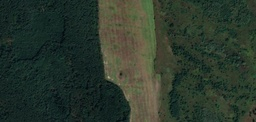
#> input picture test/intel.jpg, 256 x 122 px, shrunk from 1050 x 500 before the run; the run also reads 4 pictures not shown here
$ python main_file.py
#> lines starting #> are read from the running program, lines starting #| are printed output that depends on the picture
import numpy as np # library used for work with arrays
import cv2 # бібліотека для роботи з комп'ютерним зором
from matplotlib import pyplot as plt # library used for creating and displaying images

source_dir = "test/" # image directories
image_filenames = ['1.bmp', '2.bmp', '3.bmp', '4.bmp'] # images which represent recognition classes
big_image = "test/intel.jpg" # big image
output_path = "classified_image.jpg" # Зберегти результуюче зображення
class_names = ['A', 'B', 'C', 'D'] # class names
# Кольори для позначення кожного класу
# Червоний, Зелений, Блакитний, Пурпуровий, Білий
class_colors = [(255, 0, 0), (0, 255, 0), (0, 255, 255), (255, 0, 255), (255, 255, 255)]
class_block_size = 50 # розмір області класифікації
ro = 0.5 # Initialize boundary value ro, which is equal to 0.5
kulbak_lambda = 2 # значення lambda

# Функція отримання контрольних допусків
def find_control_tolerance_vector(pixel_values):
    return [np.mean([row[i] for row in pixel_values]) for i in range(len(pixel_values[0]))]

# Функція отримання бінарної матриці на основі СКД
def create_binary_matrix(pixel_values, control_tolerance_vector, delta):
    return [
        [
            1 if control_tolerance_vector[i] - delta <= val <= control_tolerance_vector[i] + delta
            else 0
            for i, val in enumerate(row)
        ]
        for row in pixel_values
    ]

# Функція отримання еталонного вектору
def create_etalon_vector(binary_matrix):
    return np.array(binary_matrix).mean(axis=1) > ro

# Функція обчислення відстані між двома векторами
def calculate_vector_distance(vector_1, vector_2):
    return np.sum(np.logical_xor(vector_1, vector_2))

# Функція пошуку пар сусідніх класів для кожного класу
def find_neighbors(etalon_vectors, classes):
    # Знаходимо пари сусідніх класів для кожного класу
    neighbor_pairs = [[len(etalon_vectors[0]) + 1, len(etalon_vectors[0]) + 1] for _ in etalon_vectors]
    for i, vector_1 in enumerate(etalon_vectors):
        for j, vector_2 in enumerate(etalon_vectors):
            if i != j: # якщо класи відрізняються
                # шукаємо відстань між 2 класами
                distance = calculate_vector_distance(vector_1, vector_2)
                # якщо дистанція є меншою за існуючий результат
                if distance < neighbor_pairs[i][1]:
                    # змінюємо результат на новий
                    neighbor_pairs[i] = [j, distance]
    # виводимо фінальний результат знаходження класів-сусідів
    print("Base class | Neighbor class | Distance")
    for i, (j, distance) in enumerate(neighbor_pairs):
        print(f"{class_names[classes[i]]} \t   | {class_names[classes[j]]} \t\t    | {distance}")
    return neighbor_pairs

# Функція розрахунку критерію Кульбака
def calculate_kulbak(alpha, beta, d1, d2):
    return (0.5 * np.log2((d1 + d2 + 10 ** (-kulbak_lambda)) / (alpha + beta + 10 ** (-kulbak_lambda)))) * ((d1 + d2) - (alpha + beta))

# Функція обчислення значення критерію для кожного класу і радіуса
def compute_criteria(etalon_vectors, binary_matrices, neighbor_pairs):
    # Ініціалізуємо масив отриманих критеріїв
    criteria_results = [[] for _ in etalon_vectors]

    for class_number in range(len(etalon_vectors)):
        for radius in range(101):
            # Кодова відстань для базового класу
            sk = [calculate_vector_distance(etalon_vectors[class_number], binary_row)
                for binary_row in binary_matrices[class_number]]
            # Кодова відстань для класу-сусіда
            sk_para = [calculate_vector_distance(etalon_vectors[class_number], binary_row)
                for binary_row in binary_matrices[neighbor_pairs[class_number][0]]]
            # Перша достовірність
            d1 = np.mean([1 if distance <= radius else 0 for distance in sk])
            # Помилка другого роду
            beta = np.mean([1 if distance <= radius else 0 for distance in sk_para])
            # Помилка першого роду
            alpha = 1 - d1
            # Друга достовірність
            d2 = 1 - beta
            # пошук значення критерію Кульбака
            criteria_value = calculate_kulbak(alpha, beta, d1, d2) / calculate_kulbak(0, 0, 1, 1)
            # Перевірка, чи лежить отримане значення в межах робочої області
            is_within_working_area = d1 >= 0.5 > beta
            criteria_results[class_number].append((criteria_value, is_within_working_area, d1, beta))

    return criteria_results

# Функція пошуку оптимальної дельти для СКД
def find_delta(pixel_values, classes):
    # установлюємо початкове значення для delta
    optimal_delta = 0
    # установлюємо початкове значення для критерію
    best_criteria_value = 0
    # Масиви, які будуть використані для побудови графіка
    deltas = []
    criteria_values = []
    criteria_values_work_area = []

    print("Calculation of the optimal delta")

    # Перевіряємо дельту в діапазоні від 1 до 116
    for delta in range(1, 117):
        deltas.append(delta)
        print("For delta " + str(delta))
        # ініціалізуємо масив для бінарних матриць
        binary_matrices = []
        # ініціалізуємо масив для еталонних векторів
        etalon_vectors = []
        # шукаємо значення для масиву контрольних допусків
        control_tolerance_vector = find_control_tolerance_vector(pixel_values[0])

        # Створюємо бінарні матриці для кожного класу та їх еталонні вектори
        for values in pixel_values:
            binary_matrix = create_binary_matrix(values, control_tolerance_vector, delta)
            binary_matrices.append(binary_matrix)

        # ініціалізуємо масив для еталонних векторів
        etalon_vectors = create_etalon_vector(binary_matrices)

        # Пошук класів сусідів
        neighbor_pairs = find_neighbors(etalon_vectors, classes)
        # Пошук інформаційного критерію
        criteria_results = compute_criteria(etalon_vectors, binary_matrices, neighbor_pairs)

        # Перевіряємо наявність робочих областей
        working_area_values = [max([pair[0] for pair in result if pair[1]], default=0)
                               for result in criteria_results]

        # Обчислюємо середнє значення критерію та оновлюємо оптимальну дельту
        current_value = np.mean(working_area_values)
        if current_value > best_criteria_value:
            optimal_delta = delta
            best_criteria_value = current_value

        criteria_values.append(np.mean([max([pair[0] for pair in result], default=0)
                              for result in criteria_results]));
        criteria_values_work_area.append(current_value if current_value > 0 else -1);

        print("Delta | criteria value | criteria value in working area")
        print(delta, " | ", np.mean([max([pair[0] for pair in result], default=0)
                              for result in criteria_results]), " | ",
              current_value if current_value > 0 else -1)

    # Побудова графіка
    # Фільтрація значень
    filtered_criteria_values = [cv if cv >= 0 and not np.isinf(cv) else np.nan for cv in criteria_values]
    filtered_criteria_values_work_area = [cva if cva >= 0 and not np.isinf(cva) else np.nan for cva in criteria_values_work_area]

    # Створення маски для збігання значень
    overlap_exact = [
        cv if cv == cva and not (np.isnan(cv) or np.isnan(cva)) else np.nan
        for cv, cva in zip(filtered_criteria_values, filtered_criteria_values_work_area)
    ]

    plt.figure(figsize=(10, 6))

    # Заповнення області для Criteria Values
    plt.fill_between(deltas, 0, filtered_criteria_values,
                     where=[not np.isnan(cv) for cv in filtered_criteria_values],
                     color='blue', alpha=0.3, label='Kulbak Criteria Values Area')

    # Заповнення області для Criteria Values (Working Area)
    plt.fill_between(deltas, 0, filtered_criteria_values_work_area,
                     where=[not np.isnan(cva) for cva in filtered_criteria_values_work_area],
                     color='green', alpha=0.3, label='Working Area')

    # Виділення області точного збігання значень
    plt.fill_between(deltas, 0, overlap_exact,
                     where=[not np.isnan(oe) for oe in overlap_exact],
                     color='red', alpha=0.5, label='Exact Match Area')

    # Лінія для оптимальної delta
    plt.axvline(x=optimal_delta, color='red', linestyle='--', label=f'Optimal Delta = {optimal_delta}')

    plt.xlabel("Delta")
    plt.ylabel("Kulbak Criteria Value")
    plt.title("Dependency of Kulbak Criteria Values on Delta (with Exact Match Area)")
    plt.legend()
    plt.grid(True)
    plt.show()

    print("Optimal delta: ", optimal_delta)
    return optimal_delta

def find_class_optimal_radius(etalon_vectors, binary_matrices, classes):
    # Пошук класів сусідів
    neighbor_pairs = find_neighbors(etalon_vectors, classes)
    # Пошук інформаційного критерію
    criteria_results = compute_criteria(etalon_vectors, binary_matrices, neighbor_pairs)

    # Масив для збереження оптимальних радіусів для кожного класу
    class_radius = []
    print("Calculation of radius for classes")
    for i, result in enumerate(criteria_results):
        # Масиви для використання в графіку залежності критерію Кульбака від радіусу
        # Для кожного класу
        is_working_area_set = []
        radiuses = []
        criteria_result_set = []

        print("Class ", class_names[classes[i]])
        print("Is working area | radius | criteria value | d1 | beta")

        best_radius = -1
        best_value = -1
        # Проходимо по всім радіусам та знаходимо оптимальний
        for j, pair in enumerate(result):
            is_working_area_set.append(pair[1])
            radiuses.append(j)
            criteria_result_set.append(pair[0])
            print(pair[1], j, pair[0], pair[2], pair[3])
            if pair[1] and pair[0] > best_value:
                best_value = pair[0]
                best_radius = j
        if best_radius == -1:
            best_radius = 1  # Якщо не знайдено, використовуємо мінімальний радіус

        # Основна область критерію
        plt.fill_between(radiuses, criteria_result_set, color="skyblue", alpha=0.4, label="Kulbak Criteria Value")
        plt.plot(radiuses, criteria_result_set, color="blue", label="Kulbak Criteria Value (line)")

        # Область робочої зони
        working_radiuses = np.array(radiuses)[is_working_area_set]
        working_criteria = np.array(criteria_result_set)[is_working_area_set]
        plt.fill_between(working_radiuses, working_criteria, color="green", alpha=0.3, label="Working Area")

        # Відображаємо оптимальний радіус на графіку
        plt.axvline(x=best_radius, color="red", linestyle="--", label=f"Optimal Radius = {best_radius}")

        plt.title(f"Dependency of Kulbak Criteria Values on Radius for Class {class_names[classes[i]]}")
        plt.xlabel("Radius")
        plt.ylabel("Kulbak Criteria Value")
        plt.legend()
        plt.grid()
        plt.show()

        class_radius.append(best_radius)

    return class_radius

def examine_region(etalon_vector, radius, binary_matrix):
    # Порівняння області з еталонним вектором
    if radius == 0:
        return 0  # Уникаємо ділення на нуль
    result = np.mean([1 - (calculate_vector_distance(etalon_vector, binary_row) / radius)
                     for binary_row in binary_matrix])
    return result

# Функція екзамену зображення
def exam_algorithm(image, colors, block_size, delta1, delta2, control_tolerance_vector1,
                   control_tolerance_vector2, etalon_vectors1, etalon_vectors2, radius1, radius2,
                   classes1, classes2):
    image_height, image_width, _ = image.shape

    # Створення копії для відображення результатів класифікації
    image = cv2.cvtColor(image, cv2.COLOR_BGR2RGB)
    output_image = image.copy()
    output_image = cv2.cvtColor(output_image, cv2.COLOR_BGR2RGB)

    # Встановлення параметрів шрифту
    font = cv2.FONT_HERSHEY_SIMPLEX
    font_scale = 0.7
    font_thickness = 2

    recognized_blocks = [0,0,0,0,0]
    # Проходимо по кожній області (квадрат) в зображенні
    for i in range(0, image_width, block_size):
        for j in range(0, image_height, block_size):
            try:
                # Вирізаємо область та класифікуємо її
                crop = image[j:j + block_size, i:i + block_size]
                crop = cv2.cvtColor(crop, cv2.COLOR_BGR2RGB)
                crop_values = crop.reshape(*crop.shape[:-2], -1)
                crop_binary_matrix1 = create_binary_matrix(crop_values, control_tolerance_vector1, delta1)
                crop_binary_matrix2 = create_binary_matrix(crop_values, control_tolerance_vector2, delta2)

                class_index = -1
                highest_value = 0

                print("Class name | Belonging Function Value")
                # Проводимо порівняння області з еталонами кожного класу
                for k, etalon_vector in enumerate(etalon_vectors1):
                    result = examine_region(etalon_vector, radius1[k], crop_binary_matrix1)
                    print(f"{class_names[classes1[k]]} \t   | {result}")
                    if result > highest_value:
                        class_index = classes1[k]
                        highest_value = result

                for k, etalon_vector in enumerate(etalon_vectors2):
                    result = examine_region(etalon_vector, radius2[k], crop_binary_matrix2)
                    print(f"{class_names[classes2[k]]} \t   | {result}")
                    if result > highest_value:
                        class_index = classes2[k]
                        highest_value = result

                # Додаємо текст
                text_position = (i + 3, j + 20)
                # Якщо область класифікована, позначаємо її номером класу та кольором
                if class_index != -1:
                    recognized_blocks[class_index] += 1
                    # У текст додаємо
                    cv2.putText(output_image, class_names[class_index], text_position, font, font_scale,
                                colors[class_index], font_thickness)

                    # Малюємо прямокутник навколо області
                    top_left = (i + 1, j + 1)
                    bottom_right = (i + block_size - 1, j + block_size - 1)
                    cv2.rectangle(output_image, top_left, bottom_right, colors[class_index], 3)
                else:
                    recognized_blocks[4] += 1
                    cv2.putText(output_image, "N/I", text_position, font, font_scale,
                                colors[4], font_thickness)

                    # Малюємо прямокутник навколо області
                    top_left = (i + 1, j + 1)
                    bottom_right = (i + block_size - 1, j + block_size - 1)
                    cv2.rectangle(output_image, top_left, bottom_right, colors[4], 3)

            except Exception as e:
                print(e)

    print("Recognized blocks:")
    print("Class A: ", recognized_blocks[0])
    print("Class B: ", recognized_blocks[1])
    print("Class C: ", recognized_blocks[2])
    print("Class D: ", recognized_blocks[3])
    print("Unrecognized: ", recognized_blocks[4])

    output_image = cv2.cvtColor(output_image, cv2.COLOR_BGR2RGB)
    # Збереження результатів класифікації
    cv2.imwrite(output_path, output_image)
    print(f"Success! Classified image saved to {output_path}.")

# Клас для вузла декурсивного бінарного дерева
class TreeNode:
    def __init__(self, matrix=None, left=None, right=None, classes=None):
        """
        :param matrix: Навчальна матриця (еталон вузла)
        :param left: Ліва гілка
        :param right: Права гілка
        :param classes: Індекси класів розпізнавання в цій групі
        """
        self.matrix = matrix
        self.left = left
        self.right = right
        self.classes = classes  # Вузли, що належать цьому рівню

# Основна функція побудови декурсивного дерева
def build_recursive_binary_tree(average_brightness, Y_data, classes):
    """
    Рекурсивна побудова дерева за схемою декурсивного бінарного дерева.
    """
    if len(average_brightness) == 0:
        return None

    if len(average_brightness) == 1:
        # Якщо залишився лише один клас, створюємо листковий вузол
        return TreeNode(matrix=Y_data[0], classes=classes)

    # Розбиваємо варіаційний ряд
    left_group, right_group = split_variational_series(average_brightness, Y_data)

    # Рекурсивно будуємо дочірні вузли
    left_node = build_recursive_binary_tree(left_group[0], left_group[1], classes[:len(left_group[0])])
    right_node = build_recursive_binary_tree(right_group[0], right_group[1], classes[len(left_group[0]):])

    # Сукупна матриця для вузла — це всі матриці, які належать цьому вузлу
    combined_matrix = np.vstack((left_group[1], right_group[1]))

    # Створюємо вузол із дочірніми гілками
    return TreeNode(matrix=combined_matrix, left=left_node, right=right_node, classes=classes)

# Функція для розбиття варіаційного ряду
def split_variational_series(average_brightness, Y_data):
    """
    Поділ варіаційного ряду на дві групи.
    """
    mid_idx = len(average_brightness) // 2
    left_group = (average_brightness[:mid_idx], Y_data[:mid_idx])
    right_group = (average_brightness[mid_idx:], Y_data[mid_idx:])
    return left_group, right_group

# Виведення дерева у вигляді тексту
def print_tree(node, depth=0):
    if node is None:
        return
    print("  " * depth + f"Node: classes={node.classes}, matrix_shape={node.matrix.shape}")
    print_tree(node.left, depth + 1)
    print_tree(node.right, depth + 1)

# opening and displaying the big image
image = cv2.imread(big_image)
#> image is the input picture: shape (122, 256, 3); mean B, G, R 44.4, 56.4, 43.8
image = cv2.cvtColor(image, cv2.COLOR_BGR2RGB)
fig, ax = plt.subplots(1)
ax.imshow(image)

# filling of the array with images
images = np.array([np.asarray(cv2.cvtColor(cv2.imread(source_dir+p), cv2.COLOR_BGR2RGB)) for p in image_filenames])

# Transformation the array of implementations from 2D to 1D
Y = images.reshape(*images.shape[:-2], -1)
# Обчислення середньої яскравості для кожного класу
average_brightness_per_class = Y.mean(axis=(1, 2))
#> average_brightness_per_class = [30.6, 87.85, 59.17, 41.89]

# Сортування за середньою яскравістю
sorted_indices = np.argsort(average_brightness_per_class)  # Індекси у порядку зростання
#> sorted_indices = [0, 3, 2, 1]
Y_sorted = Y[sorted_indices]  # Сортування масиву Y
images_sorted = images[sorted_indices]  # Сортування масиву images
average_brightness_sorted = average_brightness_per_class[sorted_indices]  # Сортування значень яскравості
#> average_brightness_sorted = [30.6, 41.89, 59.17, 87.85]

# Виведення результатів після сортування
print("Результати:")
for i, brightness in enumerate(average_brightness_sorted):
    print(f"Клас {i + 1}: середня яскравість = {brightness:.2f}")
#> this loop made 4 passes
#> brightness on passes 1 to 4: 30.6, 41.89, 59.17, 87.85
#> (printed output is left out)

# Побудова дерева
root = build_recursive_binary_tree(average_brightness_sorted, Y_sorted, np.array([0, 1, 2, 3]))
#> in split_variational_series, `mid_idx = len(average_brightness) // 2`: mid_idx = 2
#> in __init__, `self.classes = classes`: self.classes = [0]

# Виведення дерева
print("Декурсивне бінарне дерево:")
print_tree(root)
#| Node: classes=[0 1 2 3], matrix_shape=(4, 12, 36)
#|   Node: classes=[0 1], matrix_shape=(2, 12, 36)
#|     Node: classes=[0], matrix_shape=(12, 36)
#|     Node: classes=[1], matrix_shape=(12, 36)
#|   Node: classes=[2 3], matrix_shape=(2, 12, 36)
#|     Node: classes=[2], matrix_shape=(12, 36)
#|     Node: classes=[3], matrix_shape=(12, 36)

# creation of plot surface where
# the array of images will be displayed horizontally
fig, axes = plt.subplots(1,4)

for i, ax in enumerate(axes):
    ax.set_title(class_names[i]) # setting title to each image
    ax.imshow(images_sorted[i], origin="lower")  # image displaying using imshow

# Calculation of control bounds
delta1 = find_delta(root.left.matrix, root.left.classes) # Value, which defines the range from the average, for the left node
#> the loop in find_delta, `for delta in range(1, 117):` made 116 passes
#> (neighbor_pairs, working_area_values, current_value, best_criteria_value) on passes 1, 2, 4, 5, 6: ([[1, 0], [0, 0]], [0, 0.27], 0.135, 0.135), ([[1, 5], [0, 5]], [0, 0.523], 0.262, 0.262), ([[1, 15], [0, 15]], [0.199, 0.523], 0.361, 0.361), ([[1, 22], [0, 22]], [0.368, 1], 0.684, 0.684), ([[1, 28], [0, 28]], [0.523, 1], 0.762, 0.762)
#> (printed output is left out)
#> after the loop in find_delta, `for delta in range(1, 117):`: best_criteria_value = 1; criteria_values = 116 values, max 1 at index 6, min 0 at index 39, mean 0.158; criteria_values_work_area = 116 values, max 1 at index 6, min -1 at index 27, mean -0.622; deltas = 116 values from 1 to 116; optimal_delta = 7
#> in find_delta, `filtered_criteria_values = [cv if cv >= 0 and not np.isinf(cv) else np..`: filtered_criteria_values has the same summary as criteria_values
#> in find_delta, `filtered_criteria_values_work_area = [cva if cva >= 0 and not np.isinf..`: filtered_criteria_values_work_area = 116 items, first 6: 0.135, 0.262, 0.262, 0.361, 0.684, 0.762
#> in find_delta, `overlap_exact = [ cv if cv == cva and not (np.isnan(cv) or np.isnan(cv..`: overlap_exact = 116 items, first 6: nan, nan, nan, 0.361, 0.684, 0.762
#> in find_delta, `plt.show()`:
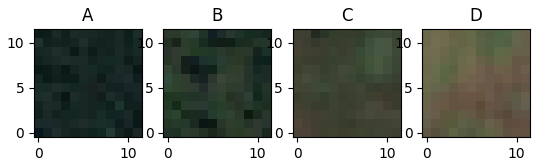
#> figure drawn by matplotlib, 4 panels
#> in find_delta, `plt.show()`:
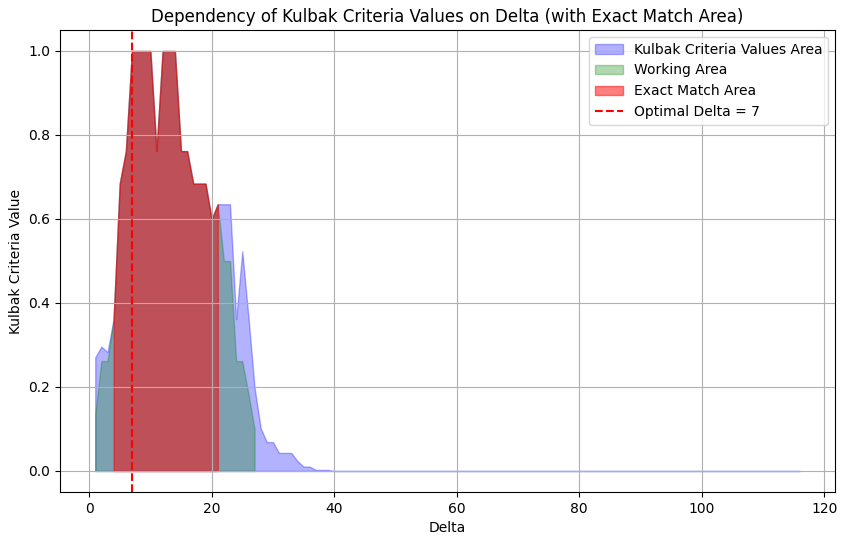
#> figure drawn by matplotlib, 1 panel
#> delta1 = 7
delta2 = find_delta(root.right.matrix, root.right.classes) # Value, which defines the range from the average, for the right node
#> the loop in find_delta (call 2), `for delta in range(1, 117):` made 116 passes
#> (neighbor_pairs, working_area_values, current_value, best_criteria_value) on passes 1, 3: ([[1, 0], [0, 0]], [0, 1], 0.5, 0.5), ([[1, 18], [0, 18]], [0.368, 1], 0.684, 0.684)
#> in find_delta (call 2), `plt.show()`:
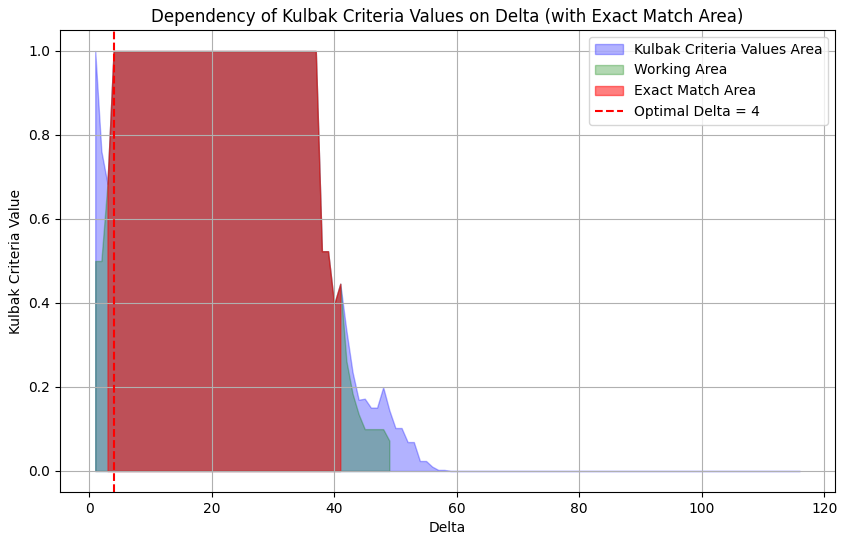
#> figure drawn by matplotlib, 1 panel

# Calculation of the control bounds
EV1 = find_control_tolerance_vector(root.left.matrix[0])
EV2 = find_control_tolerance_vector(root.right.matrix[0])

# Calculation of binary realizations
X_left = []
X_right = []
for values in root.left.matrix:
    binary_matrix = create_binary_matrix(values, EV1, delta1)
    X_left.append(binary_matrix)
#> this loop made 2 passes

for values in root.right.matrix:
    binary_matrix = create_binary_matrix(values, EV2, delta2)
    X_right.append(binary_matrix)
#> (the rest of the program and of its run is left out)
